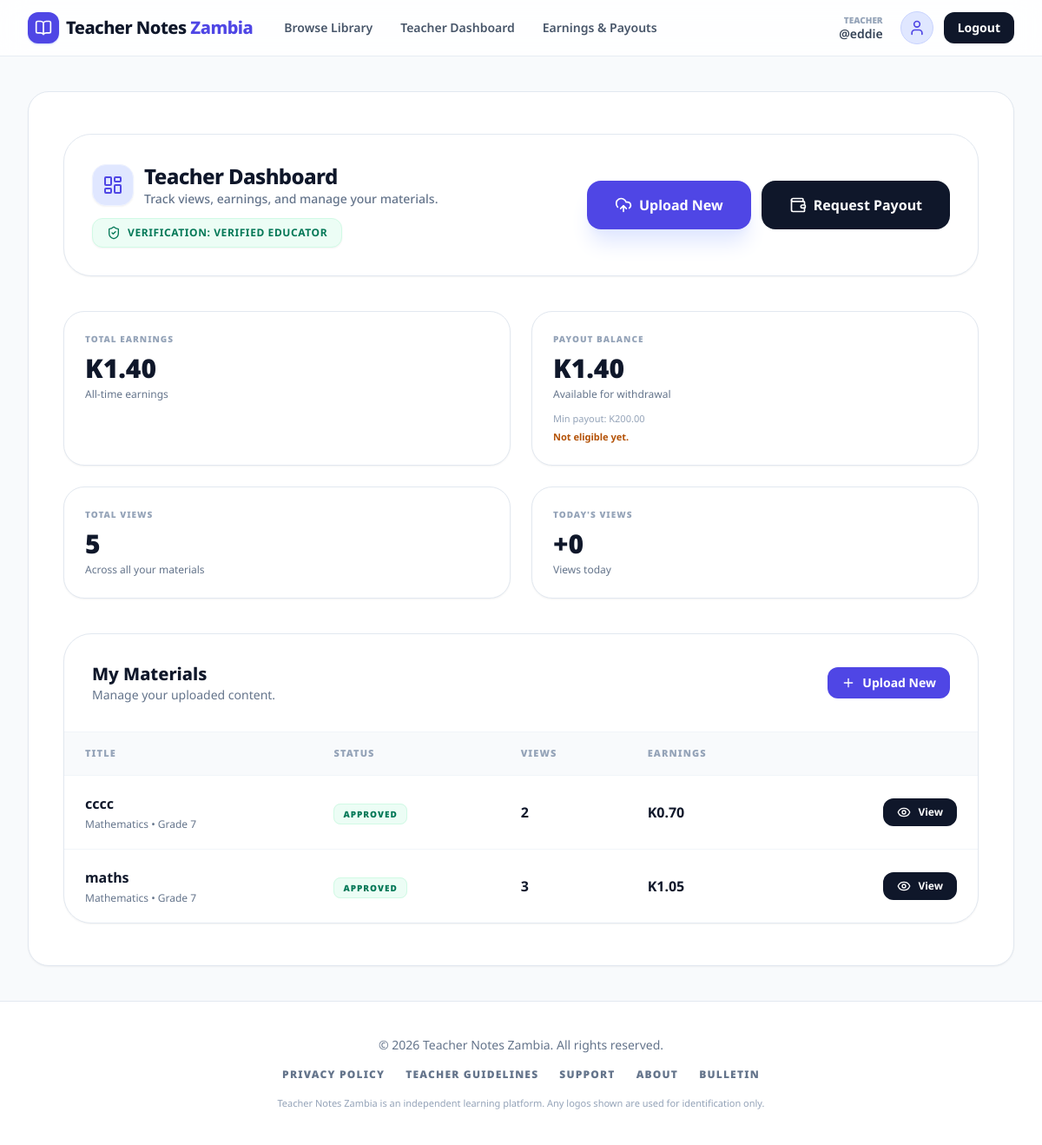
The page /teacher/dashboard/ (signed in) on the database as committed earlier.
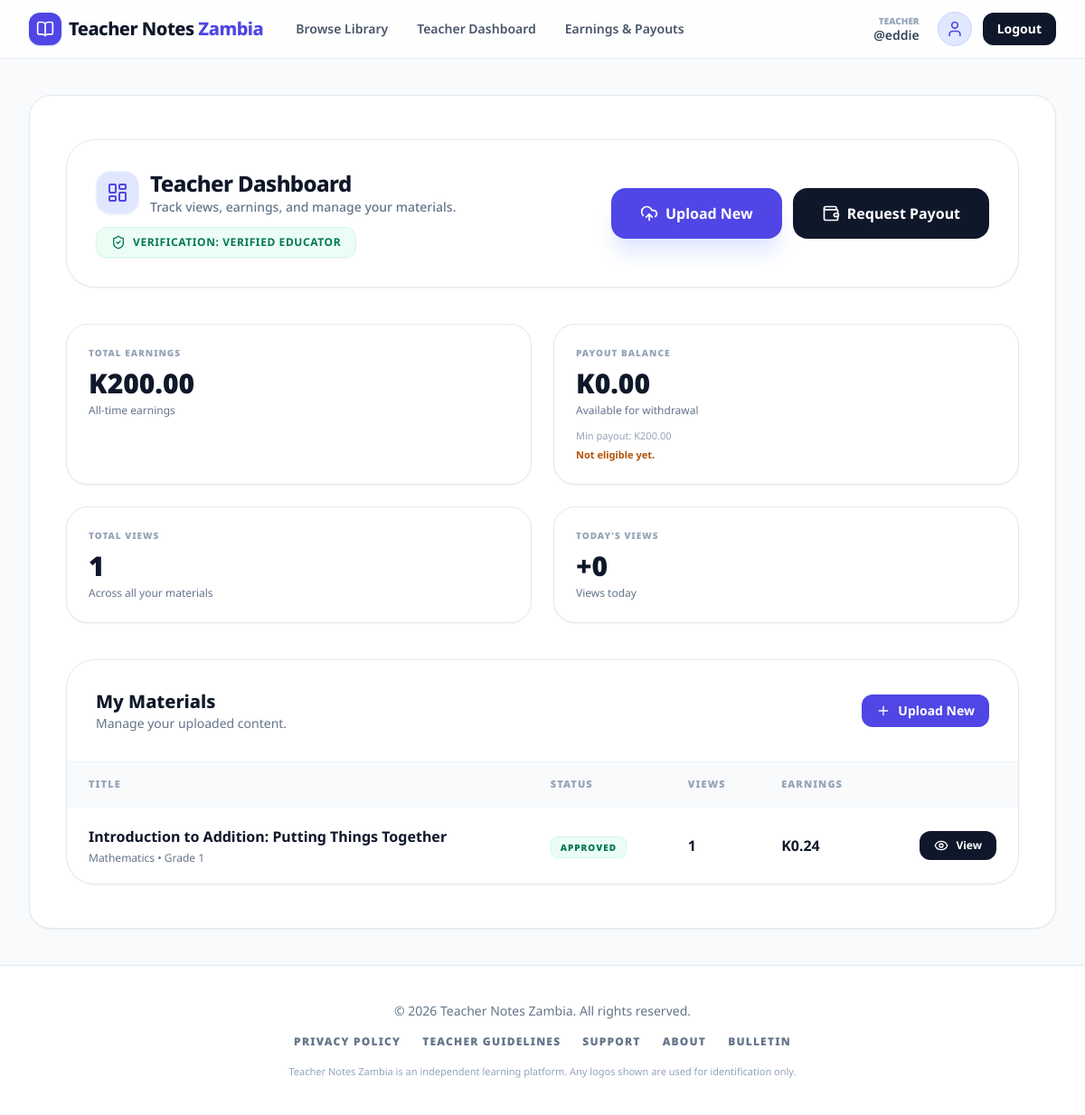
The same page on the database as committed later.
### content/models.py (models this page shows, shortened)
class DocumentPost(models.Model):
    class Status(models.TextChoices):
        PENDING = "PENDING", "Pending"
        APPROVED = "APPROVED", "Approved"
        REJECTED = "REJECTED", "Rejected"
    teacher = models.ForeignKey(
        settings.AUTH_USER_MODEL,
        on_delete=models.CASCADE,
        related_name="document_posts",
    )
    title = models.CharField(max_length=200)
    subject = models.ForeignKey(Subject, on_delete=models.PROTECT)
    grade_level = models.ForeignKey(GradeLevel, on_delete=models.PROTECT)
    topic = models.CharField(max_length=200)
    pdf_file = models.FileField(
        upload_to=pdf_upload_path,
        validators=[validate_pdf_file],
    )
    external_video_url = models.URLField(blank=True, null=True)
    status = models.CharField(
        max_length=20,
        choices=Status.choices,
        default=Status.PENDING,
    )
    rejection_reason = models.TextField(blank=True)
    created_at = models.DateTimeField(auto_now_add=True)
    class Meta:
        ordering = ["-created_at"]

class Subject(models.Model):
    name = models.CharField(max_length=80, unique=True)

class GradeLevel(models.Model):
    name = models.CharField(max_length=80, unique=True)

### content/views.py (the view)
# urls.py: path("teacher/dashboard/", views.teacher_dashboard, name="teacher_dashboard"),
@login_required
def teacher_dashboard(request):
    if request.user.role != "TEACHER":
        raise Http404
    settings_obj = MonetizationSettings.get_solo()
    payout_balance = get_available_balance(request.user)
    posts = list(
        DocumentPost.objects.filter(teacher=request.user)
        .select_related("subject", "grade_level")
        .order_by("-created_at")
    )
    total_views = (
        QualifiedViewDailyAgg.objects.filter(teacher=request.user)
        .aggregate(total=Sum("qualified_views_count"))
        .get("total") or 0
    )
    today = timezone.localdate()
    todays_views = (
        QualifiedViewDailyAgg.objects.filter(teacher=request.user, date=today)
        .aggregate(total=Sum("qualified_views_count"))
        .get("total") or 0
    )
    per_post_views_rows = (
        QualifiedViewDailyAgg.objects.filter(teacher=request.user)
        .values("post_id")
        .annotate(total=Sum("qualified_views_count"))
    )
    per_post_views = {row["post_id"]: (row["total"] or 0) for row in per_post_views_rows}
    for p in posts:
        p.views_total = per_post_views.get(p.id, 0)
        p.earnings_total = _calc_post_earnings(
            views=p.views_total,
            rate_per_1000=settings_obj.rate_per_1000_views,
            commission_percent=settings_obj.platform_commission_percent,
        )
    total_earnings = (
        EarningLedger.objects.filter(teacher=request.user)
        .aggregate(total=Sum("net_amount"))
        .get("total") or Decimal("0.00")
    )
    can_request = request.user.is_teacher_verified and payout_balance >= settings_obj.minimum_payout
    return render(
        request,
        "content/teacher_dashboard.html",
        {
            "posts": posts,
            "settings_obj": settings_obj,
            "total_earnings": total_earnings,
            "payout_balance": payout_balance,
            "can_request": can_request,
            "total_views": total_views,
            "todays_views": todays_views,
        },
    )

### content/views.py (called while the page is built)
def _calc_post_earnings(views: int, rate_per_1000: Decimal, commission_percent: Decimal) -> Decimal:
    views = int(views or 0)
    rate_per_1000 = Decimal(rate_per_1000 or 0)
    commission_percent = Decimal(commission_percent or 0)
    gross = (Decimal(views) * (rate_per_1000 / Decimal("1000")))
    net = gross * (Decimal("1") - (commission_percent / Decimal("100")))
    return net.quantize(Decimal("0.01"))

### payments/models.py (called while the page is built)
    @classmethod
    def get_solo(cls):
        obj, _created = cls.objects.get_or_create(id=1)
        return obj

### payments/services.py (called while the page is built)
def get_available_balance(teacher) -> Decimal:
    earned = (
        EarningLedger.objects.filter(teacher=teacher)
        .aggregate(s=Sum("net_amount"))
        .get("s") or Decimal("0.00")
    )
    deducted = (
        PayoutRequest.objects.filter(teacher=teacher, status__in=["APPROVED", "PAID"])
        .aggregate(s=Sum("amount"))
        .get("s") or Decimal("0.00")
    )
    pending = (
        PayoutRequest.objects.filter(teacher=teacher, status="PENDING")
        .aggregate(s=Sum("amount"))
        .get("s") or Decimal("0.00")
    )
    return earned - deducted - pending

### content/templates/content/teacher_dashboard.html (shortened to what the changed rows need)
{% extends "base.html" %}
{% load humanize %}
{% block content %}
<div class="px-4 py-10 md:px-10 md:py-12 max-w-7xl mx-auto space-y-10">
  <div class="flex flex-col lg:flex-row lg:items-center justify-between gap-6 bg-white border border-slate-200 p-7 md:p-8 rounded-[2rem] shadow-sm">
    <div class="space-y-3">
      <div class="flex items-center gap-3">
        <div>
          <h2 class="text-2xl font-extrabold text-slate-900 tracking-tight">Teacher Dashboard</h2>
        </div>
      </div>
    </div>
  </div>
  <div class="grid grid-cols-1 md:grid-cols-2 xl:grid-cols-4 gap-6">
    <div class="bg-white border border-slate-200 rounded-3xl p-6 shadow-sm">
      <p class="text-[10px] font-black uppercase tracking-widest text-slate-400">Total Earnings</p>
      <p class="text-3xl font-black text-slate-900 mt-2">
        K{{ total_earnings|floatformat:2|intcomma }}
      </p>
      <p class="text-xs text-slate-500 mt-1">All-time earnings</p>
    </div>
    <div class="bg-white border border-slate-200 rounded-3xl p-6 shadow-sm">
      <p class="text-[10px] font-black uppercase tracking-widest text-slate-400">Payout Balance</p>
      <p class="text-3xl font-black text-slate-900 mt-2">
        K{{ payout_balance|floatformat:2|intcomma }}
      </p>
      <p class="text-xs text-slate-500 mt-1">Available for withdrawal</p>
      <p class="text-[11px] text-slate-400 mt-3">
        Min payout: K{{ settings_obj.minimum_payout|floatformat:2|intcomma }}
      </p>
      {% if not can_request %}
        <p class="text-[11px] font-bold text-amber-700 mt-1">Not eligible yet.</p>
      {% endif %}
    </div>
    <div class="bg-white border border-slate-200 rounded-3xl p-6 shadow-sm">
      <p class="text-[10px] font-black uppercase tracking-widest text-slate-400">Total Views</p>
      <p class="text-3xl font-black text-slate-900 mt-2">
        {{ total_views|intcomma }}
      </p>
      <p class="text-xs text-slate-500 mt-1">Across all your materials</p>
    </div>
  </div>
  <div class="bg-white border border-slate-200 rounded-[2rem] shadow-sm overflow-hidden">
    {% if posts %}
      <div class="overflow-x-auto">
        <table class="min-w-full text-left">
          <thead class="bg-slate-50 border-b border-slate-100">
            <tr>
              <th class="px-6 py-4 text-[11px] font-black uppercase tracking-widest text-slate-400">Title</th>
              <th class="px-6 py-4 text-[11px] font-black uppercase tracking-widest text-slate-400">Status</th>
              <th class="px-6 py-4 text-[11px] font-black uppercase tracking-widest text-slate-400">Views</th>
              <th class="px-6 py-4 text-[11px] font-black uppercase tracking-widest text-slate-400">Earnings</th>
              <th class="px-6 py-4"></th>
            </tr>
          </thead>
          <tbody class="divide-y divide-slate-100">
            {% for p in posts %}
              <tr class="hover:bg-slate-50/70 transition">
                <td class="px-6 py-5">
                  <div class="font-bold text-slate-900">{{ p.title }}</div>
                  <div class="text-xs text-slate-500 mt-1">
                    {{ p.subject.name }} • {{ p.grade_level.name }}
                  </div>
                </td>
                <td class="px-6 py-5">
                  <span class="text-[10px] font-black uppercase tracking-widest px-2.5 py-1 rounded-lg border
                    {% if p.status == 'APPROVED' %}
                      bg-emerald-50 border-emerald-100 text-emerald-700
                    {% elif p.status == 'REJECTED' %}
                      bg-red-50 border-red-100 text-red-700
                    {% else %}
                      bg-amber-50 border-amber-100 text-amber-700
                    {% endif %}
                  ">
                    {{ p.status }}
                  </span>
                </td>
                <td class="px-6 py-5 font-bold text-slate-900">
                  {{ p.views_total|intcomma }}
                </td>
                <td class="px-6 py-5 font-bold text-slate-900">
                  K{{ p.earnings_total|floatformat:2|intcomma }}
                </td>
                <td class="px-6 py-5 text-right">
                  {% if p.status == "APPROVED" %}
                    <a href="{% url 'content:post_detail' p.id %}" class="inline-flex items-center gap-2 px-4 py-2 rounded-xl bg-slate-900 text-white text-xs font-bold hover:bg-indigo-600">
                      <i data-lucide="eye" class="w-4 h-4"></i>
                      View
                    </a>
                  {% else %}
                    <span class="text-xs text-slate-400">—</span>
                  {% endif %}
                </td>
              </tr>
            {% endfor %}
          </tbody>
        </table>
      </div>
    {% else %}
      <div class="p-10 text-center text-slate-500">
        No uploads yet. Upload a PDF to start earning.
      </div>
    {% endif %}
  </div>
</div>
{% endblock %}

Rows that differ between the two databases and show on the page:
removed DocumentPost: title "cccc", subject.name "Mathematics", grade_level.name "Grade 7", status "APPROVED", views_total "2", earnings_total "0.70", shows "View"
removed DocumentPost: title "maths", subject.name "Mathematics", grade_level.name "Grade 7", status "APPROVED", views_total "3", earnings_total "1.05", shows "View"
added DocumentPost: title "Introduction to Addition: Putting Things Together", subject.name "Mathematics", grade_level.name "Grade 1", status "APPROVED", views_total "1", earnings_total "0.24", shows "View"
Other text that changed with them:
{{ total_earnings|floatformat:2|intcomma }}: "1.40" → "200.00"
{{ payout_balance|floatformat:2|intcomma }}: "1.40" → "0.00"
{{ total_views|intcomma }}: "5" → "1"
